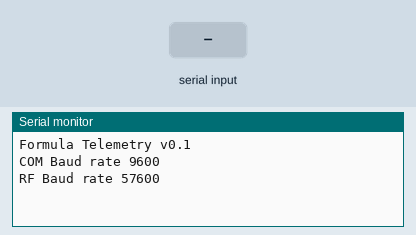
This sketch was run on a simulated Arduino Uno, built with avr-gcc and run on an emulated ATmega328P. Shown: the last lines printed to the serial monitor. The test bench sets the inputs (shaded band).

Above: at 1.2 s.
1.3 s: "1" received over the second serial link
At 2.5 s:
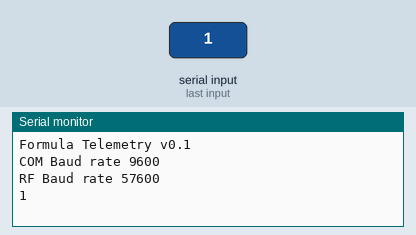
2.8 s: "0" received over the second serial link
At 3.9 s:
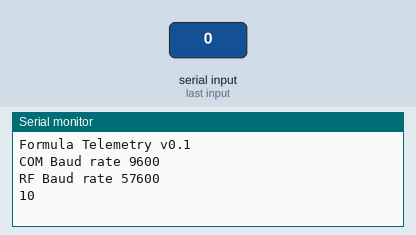

The sketch:

telemetry.ino
```cpp
/*
      Wiring

      433MHz 100mw
       RF modules                                       NodeMCU
      +-----------+                                  +----------+
      |        TX +------+ RX (PIN 5)    TX   +------+ PIN 5    |
      |           |                                  |          |
      |        RX +------+ TX (PIN 4)    RX   +------+ PIN 4    |
      |           |                                  |      USB +--------+ TERMINAL
      |        5V +------+ 5V                        |          |
      |           |                                  |          |
      |        GND+------+ GND           GND  +------+ GND      |
      +-----------+                                  +----------+
      +-----------+                                  +----------+
      |        TX +------+ RX (PIN 5)    TX   +------+ PIN 5    |
      |           |                                  |          |
      |        RX +------+ TX (PIN 4)    RX   +------+ PIN 4    |
      |           |                                  |      USB +--------+ TERMINAL
      |        5V +------+ 5V                        |          |
      |           |                                  |          |
      |        GND+------+ GND           GND  +------+ GND      |
      +-----------+                                  +----------+
 */

#include <SoftwareSerial.h>

SoftwareSerial mySerial(5, 4); // RX, TX

void setup() {
  // Open serial communications and wait for port to open:
  Serial.begin(9600);
  while (!Serial) {
    ; // wait for serial port to connect. Needed for native USB port only
  }

  Serial.println("Formula Telemetry v0.1");
  Serial.println("COM Baud rate 9600");
  Serial.println("RF Baud rate 57600");

  // set the data rate for the SoftwareSerial port
  mySerial.begin(57600);
}

void loop() { // run over and over
  if (mySerial.available()) {
    Serial.write(mySerial.read());
  }
  if (Serial.available()) {
    mySerial.write(Serial.read());
  }
}
```

Measured:
- after the input at 1.3 s, the serial monitor: prints a new line at once (image 1)
- after the input at 2.8 s, the serial monitor: prints a new line at once (image 2)
